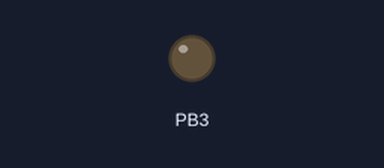
A program run on a simulated ATmega16, built with avr-gcc and emulated at 8 MHz. Parts: output pins drawn as LEDs (lit = HIGH). Pins used as bus, display or sensor lines are not drawn; what the program prints to the serial monitor is not drawn.

Above: at 4.5 s.
Timing chart, 0 to 13.3 s (numbered marks = the images above):
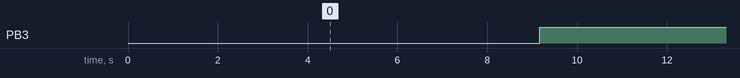

Measured:
- by itself, PB3: alternates HIGH for 5.1 s and LOW for 5.1 s

The program:

main.c
```c
#include <avr/io.h>
#include <util/delay.h>

#include <errno.h>
#include <stdio.h>
#include <unistd.h>

#include "softusart.h"
#include "pzem004t.h"

void setup() {
    softusart_init();
    pzem_init();

    fputs("Reset energy.", softusart);
    pzem_reset_energy(PZEM_DEFAULT_ADDR);

    fputs("Set address to 0x42.", softusart);
    pzem_setaddr(PZEM_DEFAULT_ADDR, 0x42);

    /* blinking led for debugging purposes */
    DDRB |= (1 << PB3);
}

int main() {
    setup();

    struct pzem_measurements m;
    while (1) {
        _delay_ms(1000);
        PORTB ^= (1 << PB3);

        if (pzem_read(0x42, &m)) {
            fputs("Reading ok!\n", softusart);
        } else {
            fputs("Unable to read PZEM004T.\n", softusart);
            continue;
        }

        fprintf(softusart, "Voltage: %.2f\n", m.voltage);
        fprintf(softusart, "Current: %.2f\n", m.current);
        fprintf(softusart, "Power: %.2f\n", m.power);
        fprintf(softusart, "Energy: %.2f\n", m.energy);
        fprintf(softusart, "Frequency: %.2f\n", m.frequency);
        fprintf(softusart, "Power factor: %.2f\n", m.pf);
        fputs(m.alarm ? "Alarm on.\n" : "Alarm off.\n", softusart);
        fputc('\n', softusart);
    }
}
```

crc16.c
```c
#include <avr/pgmspace.h>

// Pre computed CRC table
static const uint16_t crc_table[] PROGMEM = {
    0X0000, 0XC0C1, 0XC181, 0X0140, 0XC301, 0X03C0, 0X0280, 0XC241,
    0XC601, 0X06C0, 0X0780, 0XC741, 0X0500, 0XC5C1, 0XC481, 0X0440,
    0XCC01, 0X0CC0, 0X0D80, 0XCD41, 0X0F00, 0XCFC1, 0XCE81, 0X0E40,
    0X0A00, 0XCAC1, 0XCB81, 0X0B40, 0XC901, 0X09C0, 0X0880, 0XC841,
    0XD801, 0X18C0, 0X1980, 0XD941, 0X1B00, 0XDBC1, 0XDA81, 0X1A40,
    0X1E00, 0XDEC1, 0XDF81, 0X1F40, 0XDD01, 0X1DC0, 0X1C80, 0XDC41,
    0X1400, 0XD4C1, 0XD581, 0X1540, 0XD701, 0X17C0, 0X1680, 0XD641,
    0XD201, 0X12C0, 0X1380, 0XD341, 0X1100, 0XD1C1, 0XD081, 0X1040,
    0XF001, 0X30C0, 0X3180, 0XF141, 0X3300, 0XF3C1, 0XF281, 0X3240,
    0X3600, 0XF6C1, 0XF781, 0X3740, 0XF501, 0X35C0, 0X3480, 0XF441,
    0X3C00, 0XFCC1, 0XFD81, 0X3D40, 0XFF01, 0X3FC0, 0X3E80, 0XFE41,
    0XFA01, 0X3AC0, 0X3B80, 0XFB41, 0X3900, 0XF9C1, 0XF881, 0X3840,
    0X2800, 0XE8C1, 0XE981, 0X2940, 0XEB01, 0X2BC0, 0X2A80, 0XEA41,
    0XEE01, 0X2EC0, 0X2F80, 0XEF41, 0X2D00, 0XEDC1, 0XEC81, 0X2C40,
    0XE401, 0X24C0, 0X2580, 0XE541, 0X2700, 0XE7C1, 0XE681, 0X2640,
    0X2200, 0XE2C1, 0XE381, 0X2340, 0XE101, 0X21C0, 0X2080, 0XE041,
    0XA001, 0X60C0, 0X6180, 0XA141, 0X6300, 0XA3C1, 0XA281, 0X6240,
    0X6600, 0XA6C1, 0XA781, 0X6740, 0XA501, 0X65C0, 0X6480, 0XA441,
    0X6C00, 0XACC1, 0XAD81, 0X6D40, 0XAF01, 0X6FC0, 0X6E80, 0XAE41,
    0XAA01, 0X6AC0, 0X6B80, 0XAB41, 0X6900, 0XA9C1, 0XA881, 0X6840,
    0X7800, 0XB8C1, 0XB981, 0X7940, 0XBB01, 0X7BC0, 0X7A80, 0XBA41,
    0XBE01, 0X7EC0, 0X7F80, 0XBF41, 0X7D00, 0XBDC1, 0XBC81, 0X7C40,
    0XB401, 0X74C0, 0X7580, 0XB541, 0X7700, 0XB7C1, 0XB681, 0X7640,
    0X7200, 0XB2C1, 0XB381, 0X7340, 0XB101, 0X71C0, 0X7080, 0XB041,
    0X5000, 0X90C1, 0X9181, 0X5140, 0X9301, 0X53C0, 0X5280, 0X9241,
    0X9601, 0X56C0, 0X5780, 0X9741, 0X5500, 0X95C1, 0X9481, 0X5440,
    0X9C01, 0X5CC0, 0X5D80, 0X9D41, 0X5F00, 0X9FC1, 0X9E81, 0X5E40,
    0X5A00, 0X9AC1, 0X9B81, 0X5B40, 0X9901, 0X59C0, 0X5880, 0X9841,
    0X8801, 0X48C0, 0X4980, 0X8941, 0X4B00, 0X8BC1, 0X8A81, 0X4A40,
    0X4E00, 0X8EC1, 0X8F81, 0X4F40, 0X8D01, 0X4DC0, 0X4C80, 0X8C41,
    0X4400, 0X84C1, 0X8581, 0X4540, 0X8701, 0X47C0, 0X4680, 0X8641,
    0X8201, 0X42C0, 0X4380, 0X8341, 0X4100, 0X81C1, 0X8081, 0X4040
};


/*!
 * Calculate the CRC16-Modbus for a buffer
 * Based on https://www.modbustools.com/modbus_crc16.html
 *
 * @param[in] data Memory buffer containing the data to checksum
 * @param[in] len  Length of the respBuffer
 *
 * @return Calculated CRC
*/
uint16_t crc16(const uint8_t *data, uint16_t len)
{
    uint8_t ntemp; // CRC table index
    uint16_t crc = 0xFFFF; // Default value

    while (len--)
    {
        ntemp = *data++ ^ crc;
        crc >>= 8;
        crc ^= (uint16_t)pgm_read_word(&crc_table[ntemp]);
    }
    return crc;
}
```

crc16.h
```c
#ifndef CRC16_H
#define CRC16_H

uint16_t crc16(const uint8_t *data, uint16_t len);

#endif
```

pzem004t.c
```c
#include <avr/io.h>
#include <avr/interrupt.h>
#include <util/delay.h>

#include <stdbool.h>

#include "pzem004t.h"
#include "crc16.h"
#include "usart.h"

#define REG_VOLTAGE     0x0000
#define REG_CURRENT_L   0x0001
#define REG_CURRENT_H   0X0002
#define REG_POWER_L     0x0003
#define REG_POWER_H     0x0004
#define REG_ENERGY_L    0x0005
#define REG_ENERGY_H    0x0006
#define REG_FREQUENCY   0x0007
#define REG_PF          0x0008
#define REG_ALARM       0x0009

#define CMD_RHR         0x03
#define CMD_RIR         0X04
#define CMD_WSR         0x06
#define CMD_CAL         0x41
#define CMD_REST        0x42

#define WREG_ALARM_THR   0x0001
#define WREG_ADDR        0x0002

#define READ_TIMEOUT 1000000
#define PZEM_BAUD 9600

/* sets up the internal usart for pzem004t device */
void pzem_init() {
    usart_init(PZEM_BAUD);
}

static uint8_t pzem_receive(uint8_t *response, uint8_t len) {
    unsigned long timeout = READ_TIMEOUT;

    uint8_t i = 0;
    while (i < len && timeout--) {
        if (usart_read(&response[i])) {
            i++;
        }
    }

    /* TODO check crc */

    return i;
}

static bool pzem_cmd8(uint8_t addr, uint8_t cmd, uint16_t reg, uint16_t value, bool check) {
    uint8_t buffer[8];

    /* slave address and the command */
    buffer[0] = addr;
    buffer[1] = cmd;

    /* register selection */
    buffer[2] = reg >> 8;
    buffer[3] = reg;

    /* command parameter */
    buffer[4] = value >> 8;
    buffer[5] = value;

    /* crc */
    uint16_t crc = crc16(buffer, 6);
    buffer[6] = crc >> 8;
    buffer[7] = crc;

    usart_sendbuf(buffer, 8);

    if (check) {
        uint8_t response[8];

        if (!pzem_receive(response, 8)) {
            return false;
        }

        for (uint8_t i; i < 8; i++) {
            if (response[i] != buffer[i])
                return false;
        }
    }

    return true;
}

bool pzem_read(uint8_t addr, struct pzem_measurements *m) {
    static uint8_t response[25];

    /* read 10 registers starting at 0x00 */
    pzem_cmd8(addr, CMD_RIR, 0x0000, 10, false);

    if (pzem_receive(response, 25) != 25) {
        return false;
    }

    m->voltage =   ((uint32_t)response[3] << 8 | // Raw voltage in 0.1V
                    (uint32_t)response[4])/10.0;

    m->current =   ((uint32_t)response[5] << 8 | // Raw current in 0.001A
                    (uint32_t)response[6] |
                    (uint32_t)response[7] << 24 |
                    (uint32_t)response[8] << 16) / 1000.0;

    m->power =     ((uint32_t)response[9] << 8 | // Raw power in 0.1W
                    (uint32_t)response[10] |
                    (uint32_t)response[11] << 24 |
                    (uint32_t)response[12] << 16) / 10.0;

    m->energy =    ((uint32_t)response[13] << 8 | // Raw Energy in 1Wh
                    (uint32_t)response[14] |
                    (uint32_t)response[15] << 24 |
                    (uint32_t)response[16] << 16) / 1000.0;

    m->frequency = ((uint32_t)response[17] << 8 | // Raw Frequency in 0.1Hz
                    (uint32_t)response[18]) / 10.0;

    m->pf =        ((uint32_t)response[19] << 8 | // Raw pf in 0.01
                    (uint32_t)response[20])/100.0;

    m->alarm =     ((uint32_t)response[21] << 8 | // Raw alarm value
                    (uint32_t)response[22]);

}

bool pzem_setaddr(uint8_t addr, uint8_t newaddr) {
    return pzem_cmd8(PZEM_DEFAULT_ADDR, CMD_WSR, WREG_ADDR, addr, true);
}

bool pzem_reset_energy(uint8_t addr) {
    uint8_t buffer[4] = { addr, CMD_REST, 0x00, 0x00 };
    uint8_t reply[5];

    uint16_t crc = crc16(buffer, 2);
    buffer[2] = crc >> 8;
    buffer[3] = crc;

    usart_sendbuf(buffer, 4);

    /* response should be exactly 4 bytes long, no more no less */
    if (pzem_receive(reply, 5) != 4)
        return false;

    return true;
}
```

pzem004t.h
```c
#ifndef PZEM004T_H
#define PZEM004T_H

#include <stdbool.h>

#define PZEM_DEFAULT_ADDR 0xF8

struct pzem_measurements {
    float voltage;
    float current;
    float power;
    float energy;
    float frequency;
    float pf;
    bool alarm;
};

void pzem_init();
bool pzem_reset_energy(uint8_t addr);
bool pzem_setaddr(uint8_t addr, uint8_t newaddr);
bool pzem_read(uint8_t addr, struct pzem_measurements *m);

#endif
```

softusart.c
```c
#include <avr/io.h>
#include <avr/interrupt.h>
#include <util/delay.h>

#include <stdio.h>

#include "softusart.h"

#define TXPIN 7
#define TXDDR DDRD
#define TXPORT PORTD

#define BAUDRATE 9600
#define STOPBITS 2

#define tx_sethigh() (TXPORT |= (1 << TXPIN))
#define tx_setlow() (TXPORT &= ~(1 << TXPIN))

#define TX_BITS_START (9 + STOPBITS) /* start bit + 8 data bits + stop bits */

/* holds number of bits left to transmit */
static volatile uint8_t tx_bits = 0;
static volatile uint8_t txbyte;

static int softusart_putchar(char c, FILE *stream) {
    if (c == '\n')
        softusart_send_blocking('\r');
    softusart_send_blocking(c);
    return 0;
}
static FILE _softusart = FDEV_SETUP_STREAM(softusart_putchar, NULL, _FDEV_SETUP_WRITE);

FILE *softusart = &_softusart;

void softusart_init() {
    /* set the tx pin for output */
    TXDDR |= (1 << TXPIN);

    /* ORC0A is calculated as follows:
     * BAUD_DIV = (F_CPU / DIV) / BAUDRATE,
     * where DIV is the TCCR0B divisor, 8 is used here */
    OCR0 = (F_CPU / 8) / BAUDRATE;

    /* waveform generation mode: clear timer on compare match with OCR0 */
    TCCR0 = 0b10 /* div by 8 */ | (1 << WGM01);

	TIMSK |= (1 << OCIE0); /* allow TIMER0_COMP interrupt */
    sei();
}

void softusart_send_blocking(uint8_t c) {
    /* wait for the previous transmission to end */
    while (tx_bits);

    txbyte = c;
    tx_bits = TX_BITS_START;
}

int softusart_send_nonblocking(uint8_t c) {
    if (tx_bits) {
        return 0;
    } else {
        txbyte = c;
        tx_bits = TX_BITS_START;
    }
}

int softusart_status() {
    return !!!tx_bits;
}

ISR(TIMER0_COMP_vect) {
    if (tx_bits != 0) {
        if (tx_bits == TX_BITS_START) {
            tx_setlow();
            tx_bits--;
        } else if (tx_bits <= STOPBITS) {
            tx_sethigh();
            tx_bits--;
        } else {
            if (txbyte & 1) {
                tx_sethigh();
            } else {
                tx_setlow();
            }
            tx_bits--;
            txbyte >>= 1;
        }
    }
}
```

softusart.h
```c
#ifndef SOFTUSART_H
#define SOFTUSART_H

#include <ctype.h>
#include <stdio.h>

extern FILE *softusart;

void softusart_init();
void softusart_send_blocking(uint8_t c);
int softusart_send_nonblocking(uint8_t c);

int softusart_status();

#endif
```

usart.c
```c
#include <avr/io.h>
#include <avr/interrupt.h>

#include "usart.h"

uint8_t usart_rxcount = 0;
volatile uint8_t usart_rxdata;

void usart_init(uint16_t baudrate) {
    const uint16_t ubrr = F_CPU / 16 / baudrate - 1;

    UBRRH = ubrr >> 8;
    UBRRL = ubrr;

    /* enable receiver and transmitter with receival interrupt */
    UCSRB = (1<<RXCIE) | (1<<RXEN) | (1<<TXEN);

    /* set frame format: 8data, 1stop bit */
    UCSRC = (1<<URSEL) | (3<<UCSZ0);
}

ISR(USART_RXC_vect) {
    usart_rxdata = UDR;
    usart_rxcount++;
}

int usart_read(uint8_t *data) {
    uint8_t tmp = usart_rxcount;

    if (usart_rxcount) {
        *data = usart_rxdata;
        usart_rxcount = 0;
    }

    return tmp;
}

void usart_send(uint8_t data) {
    /* wait for the previous transmission to end */
    while (!(UCSRA & (1<<UDRE)));

    /* put the data into the buffer */
    UDR = data;
}

void usart_sendbuf(uint8_t *buf, uint16_t len) {
    for (int i = 0; i < len; i++) {
        usart_send(buf[i]);
    }
}
```

usart.h
```c
#ifndef USART_H
#define USART_H

#include <stdbool.h>
#include <ctype.h>

void usart_init(uint16_t baudrate);
int usart_read(uint8_t *data);
void usart_send(uint8_t data);
void usart_sendbuf(uint8_t *buf, uint16_t len);

#endif
```
